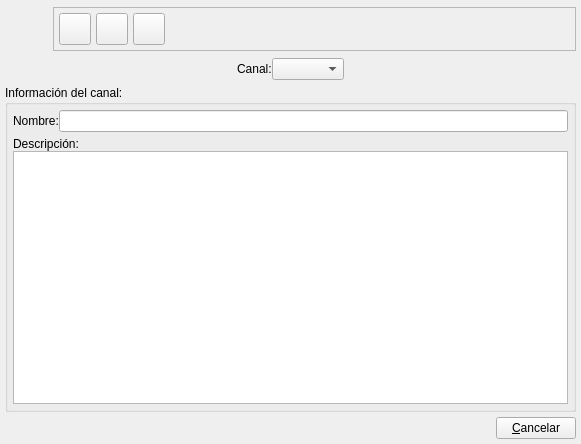
<ui version="4.0" >
 <class>canaldlg</class>
 <widget class="QWidget" name="canaldlg" >
  <property name="geometry" >
   <rect>
    <x>0</x>
    <y>0</y>
    <width>442</width>
    <height>444</height>
   </rect>
  </property>
  <property name="windowTitle" >
   <string>Canales</string>
  </property>
  <property name="windowIcon" >
   <iconset resource="../../bulmages.qrc" >:/BulmaCont32x32/images/png/i_canales.xpm</iconset>
  </property>
  <layout class="QVBoxLayout" >
   <property name="margin" >
    <number>5</number>
   </property>
   <property name="spacing" >
    <number>5</number>
   </property>
   <item>
    <layout class="QHBoxLayout" >
     <property name="margin" >
      <number>0</number>
     </property>
     <property name="spacing" >
      <number>0</number>
     </property>
     <item>
      <widget class="QLabel" name="label" >
       <property name="minimumSize" >
        <size>
         <width>48</width>
         <height>48</height>
        </size>
       </property>
       <property name="maximumSize" >
        <size>
         <width>48</width>
         <height>48</height>
        </size>
       </property>
       <property name="text" >
        <string/>
       </property>
       <property name="pixmap" >
        <pixmap resource="../../bulmages.qrc" >:/BulmaCont32x32/images/png/i_canales.xpm</pixmap>
       </property>
       <property name="scaledContents" >
        <bool>true</bool>
       </property>
      </widget>
     </item>
     <item>
      <widget class="QFrame" name="frame" >
       <property name="sizePolicy" >
        <sizepolicy>
         <hsizetype>0</hsizetype>
         <vsizetype>0</vsizetype>
         <horstretch>0</horstretch>
         <verstretch>0</verstretch>
        </sizepolicy>
       </property>
       <property name="frameShape" >
        <enum>QFrame::StyledPanel</enum>
       </property>
       <property name="frameShadow" >
        <enum>QFrame::Raised</enum>
       </property>
       <layout class="QHBoxLayout" >
        <property name="margin" >
         <number>5</number>
        </property>
        <property name="spacing" >
         <number>5</number>
        </property>
        <item>
         <widget class="QToolButton" name="mui_crear" >
          <property name="minimumSize" >
           <size>
            <width>32</width>
            <height>32</height>
           </size>
          </property>
          <property name="maximumSize" >
           <size>
            <width>32</width>
            <height>32</height>
           </size>
          </property>
          <property name="text" >
           <string/>
          </property>
          <property name="icon" >
           <iconset resource="../../bulmages.qrc" >:/Genericos32x32/images/png/i_fileNew.xpm</iconset>
          </property>
          <property name="iconSize" >
           <size>
            <width>32</width>
            <height>32</height>
           </size>
          </property>
         </widget>
        </item>
        <item>
         <widget class="QToolButton" name="mui_borrar" >
          <property name="minimumSize" >
           <size>
            <width>32</width>
            <height>32</height>
           </size>
          </property>
          <property name="maximumSize" >
           <size>
            <width>32</width>
            <height>32</height>
           </size>
          </property>
          <property name="text" >
           <string/>
          </property>
          <property name="icon" >
           <iconset resource="../../bulmages.qrc" >:/Genericos32x32/images/png/i_editDelete.png</iconset>
          </property>
          <property name="iconSize" >
           <size>
            <width>22</width>
            <height>22</height>
           </size>
          </property>
         </widget>
        </item>
        <item>
         <widget class="QToolButton" name="mui_guardar" >
          <property name="minimumSize" >
           <size>
            <width>32</width>
            <height>32</height>
           </size>
          </property>
          <property name="maximumSize" >
           <size>
            <width>32</width>
            <height>32</height>
           </size>
          </property>
          <property name="text" >
           <string/>
          </property>
          <property name="icon" >
           <iconset resource="../../bulmages.qrc" >:/Genericos32x32/images/png/i_save.xpm</iconset>
          </property>
          <property name="iconSize" >
           <size>
            <width>22</width>
            <height>22</height>
           </size>
          </property>
         </widget>
        </item>
        <item>
         <spacer>
          <property name="orientation" >
           <enum>Qt::Horizontal</enum>
          </property>
          <property name="sizeType" >
           <enum>QSizePolicy::Expanding</enum>
          </property>
          <property name="sizeHint" >
           <size>
            <width>405</width>
            <height>21</height>
           </size>
          </property>
         </spacer>
        </item>
       </layout>
      </widget>
     </item>
    </layout>
   </item>
   <item>
    <layout class="QHBoxLayout" >
     <property name="margin" >
      <number>0</number>
     </property>
     <property name="spacing" >
      <number>0</number>
     </property>
     <item>
      <spacer>
       <property name="orientation" >
        <enum>Qt::Horizontal</enum>
       </property>
       <property name="sizeHint" >
        <size>
         <width>40</width>
         <height>20</height>
        </size>
       </property>
      </spacer>
     </item>
     <item>
      <widget class="QLabel" name="textLabel2_2" >
       <property name="text" >
        <string>Canal:</string>
       </property>
      </widget>
     </item>
     <item>
      <widget class="BusquedaCanal" name="mui_idcanal" >
       <property name="sizePolicy" >
        <sizepolicy>
         <hsizetype>0</hsizetype>
         <vsizetype>0</vsizetype>
         <horstretch>0</horstretch>
         <verstretch>0</verstretch>
        </sizepolicy>
       </property>
      </widget>
     </item>
     <item>
      <spacer>
       <property name="orientation" >
        <enum>Qt::Horizontal</enum>
       </property>
       <property name="sizeType" >
        <enum>QSizePolicy::Expanding</enum>
       </property>
       <property name="sizeHint" >
        <size>
         <width>61</width>
         <height>20</height>
        </size>
       </property>
      </spacer>
     </item>
    </layout>
   </item>
   <item>
    <widget class="QGroupBox" name="groupBox" >
     <property name="title" >
      <string>Información del canal:</string>
     </property>
     <layout class="QVBoxLayout" >
      <property name="margin" >
       <number>5</number>
      </property>
      <property name="spacing" >
       <number>5</number>
      </property>
      <item>
       <layout class="QHBoxLayout" >
        <property name="margin" >
         <number>0</number>
        </property>
        <property name="spacing" >
         <number>0</number>
        </property>
        <item>
         <widget class="QLabel" name="textLabel1" >
          <property name="text" >
           <string>Nombre:</string>
          </property>
         </widget>
        </item>
        <item>
         <widget class="QLineEdit" name="mui_nomcanal" />
        </item>
       </layout>
      </item>
      <item>
       <layout class="QVBoxLayout" >
        <property name="margin" >
         <number>0</number>
        </property>
        <property name="spacing" >
         <number>0</number>
        </property>
        <item>
         <widget class="QLabel" name="textLabel1_2" >
          <property name="text" >
           <string>Descripción:</string>
          </property>
         </widget>
        </item>
        <item>
         <widget class="QTextEdit" name="mui_desccanal" />
        </item>
       </layout>
      </item>
     </layout>
    </widget>
   </item>
   <item>
    <layout class="QHBoxLayout" >
     <property name="margin" >
      <number>0</number>
     </property>
     <property name="spacing" >
      <number>0</number>
     </property>
     <item>
      <spacer>
       <property name="orientation" >
        <enum>Qt::Horizontal</enum>
       </property>
       <property name="sizeType" >
        <enum>QSizePolicy::Expanding</enum>
       </property>
       <property name="sizeHint" >
        <size>
         <width>191</width>
         <height>21</height>
        </size>
       </property>
      </spacer>
     </item>
     <item>
      <widget class="QPushButton" name="pushButton2" >
       <property name="text" >
        <string>&amp;Cancelar</string>
       </property>
      </widget>
     </item>
    </layout>
   </item>
  </layout>
 </widget>
 <layoutdefault spacing="6" margin="11" />
 <customwidgets>
  <customwidget>
   <class>BusquedaCanal</class>
   <extends>QComboBox</extends>
   <header>busquedacanal.h</header>
  </customwidget>
 </customwidgets>
 <resources>
  <include location="../../bulmages.qrc" />
 </resources>
 <connections>
  <connection>
   <sender>pushButton2</sender>
   <signal>clicked()</signal>
   <receiver>canaldlg</receiver>
   <slot>close()</slot>
   <hints>
    <hint type="sourcelabel" >
     <x>391</x>
     <y>326</y>
    </hint>
    <hint type="destinationlabel" >
     <x>417</x>
     <y>319</y>
    </hint>
   </hints>
  </connection>
 </connections>
</ui>
